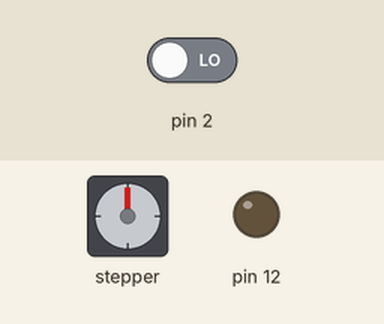
Recording of a sketch running on a simulated Arduino Uno, built with avr-gcc and run on an emulated ATmega328P. Parts: stepper motor, output pins drawn as LEDs (lit = HIGH). The test bench sets the inputs (shaded band); at power-on: pin 2 LOW. Stepper angles assume 42 steps per turn.

Above: at 0.15 s.
At 9.77 s:
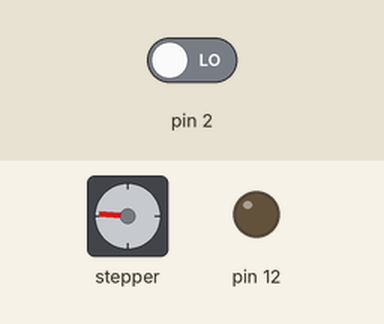
At 19.69 s:
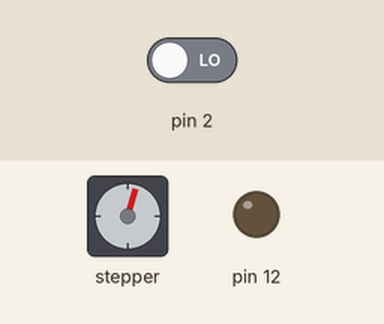
At 39.54 s:
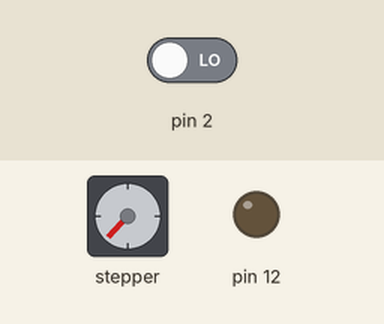
Timing chart, 0 to 40.0 s (numbered marks = the images above):
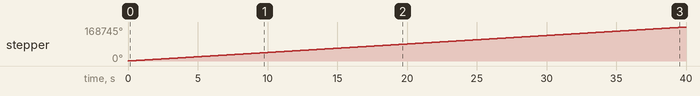

Measured:
- by itself, stepper: keeps turning clockwise at about 4221°/s

The sketch:

UsingMillis.ino
```cpp
#include <Stepper.h>
const float STEPS_PER_REV = 42;
const float GEAR_RED = 64;
const float STEPS_PER_OUT_REV = STEPS_PER_REV * GEAR_RED;
int StepsRequired;
int dir = 12;
Stepper steppermotor1(STEPS_PER_REV,3,4);

unsigned long previousMotor1Time = millis();
long Motor1Interval = 1;

unsigned long previousMotor2Time = millis();
long Motor2Interval = 10;

void setup() {
  // put your setup code here, to run once:
  pinMode(2,INPUT);
  pinMode(12,OUTPUT);

}

void loop() {
  // put your main code here, to run repeatedly:
  if (digitalRead(2) == HIGH) {
  digitalWrite(12,LOW);
  }
  else {
    digitalWrite(12,LOW);
  }
  steppermotor1.setSpeed(4000);
  unsigned long currentMotor1Time = millis();
  unsigned long currentMotor2Time = millis();
  if(currentMotor2Time - previousMotor2Time > Motor2Interval){
    // Spin Motor2
    previousMotor2Time = currentMotor2Time;
  }

  if(currentMotor1Time - previousMotor1Time > Motor1Interval){
    steppermotor1.step(1);
    previousMotor1Time = currentMotor1Time;
  }

}
```
